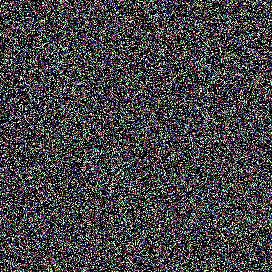
#> input picture Python/noise.jpg, 272 x 272 px
$ python midterm_skeleton_2019_bcn.py
#> lines starting #> are read from the running program, lines starting #| are printed output that depends on the picture; after the words box and inside, x2 and y2 are one past the last pixel; in counts of white or black regions, pixels touching at a corner belong together
########################################################################
#                         TYPE YOUR NAME HERE
########################################################################

import cv2
import numpy as np

def convolve(dest, src, i, j ,kernel):
    krows, kcols = kernel.shape
    srctmp = src[i:i + krows, j:j + kcols]
    dest[i, j] = (srctmp * kernel[:,:,np.newaxis]).sum(axis=(0,1))

def exercise1():
    img = np.float64(cv2.imread("noise.jpg", cv2.IMREAD_COLOR))
    rows, cols, comp = img.shape
#> rows = 272; cols = 272; comp = 3

    # TODO: Write your code here
    kernel_horizontally = np.array([[1., 10., 45., 120., 210., 252., 210., 120., 45., 10., 1.]])
    kernel_vertically = kernel_horizontally.reshape(11,1)

    imgpadding = np.zeros((rows,cols+10,3))
    imgpadding[:,5:-5] = img
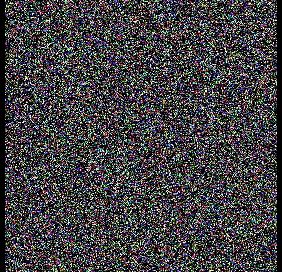
#> imgpadding: shape (272, 282, 3) float64; mean B, G, R 67.8, 65.1, 67

    result = np.zeros(img.shape)

    for i in range(0,rows):
        for j in range(0, cols):
            convolve(result,imgpadding,i,j,kernel_horizontally)
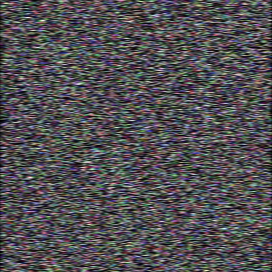
#> result: shape (272, 272, 3) float64; mean B, G, R 71671.8, 68855.6, 70863.3; drawn with min black and max white
    result /= kernel_horizontally.sum()

    resultpadding = np.zeros((rows+10,cols,3))
    resultpadding[5:-5,:] = result
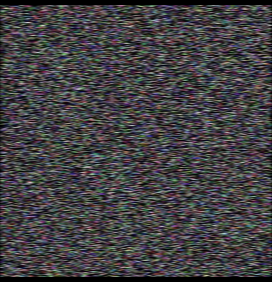
#> resultpadding: shape (282, 272, 3) float64; mean B, G, R 67.5, 64.9, 66.7
    result2 = np.zeros(img.shape)
    for i in range(0,rows):
        for j in range(0, cols):
            convolve(result2,resultpadding,i,j,kernel_vertically)
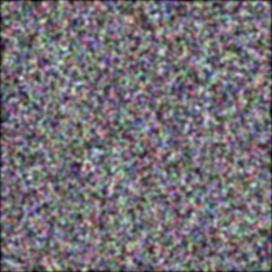
#> result2: shape (272, 272, 3) float64; mean B, G, R 71347.3, 68542.1, 70537.5; drawn with min black and max white
    result2 /= kernel_vertically.sum()
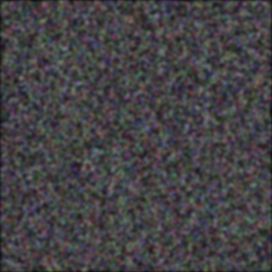
#> result2: shape (272, 272, 3) float64; mean B, G, R 69.7, 66.9, 68.9


    cv2.imshow("Original", np.uint8(img))
    cv2.imshow("Filtered", np.uint8(result))
    cv2.imshow("Filtered2", np.uint8(result2))

def convolveMorphology(dest, src, i, j):
    srctmp = src[i:i+3,j:j+3]

    if srctmp.sum() == 2295:
        dest[i,j] = 255
    else:
        dest[i,j] = 0


def exercise2():
    img = cv2.imread("morphology.png", cv2.IMREAD_GRAYSCALE)
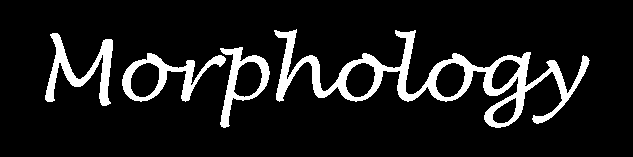
#> input picture Python/morphology.png, 633 x 157 px
#> img: shape (157, 633); 10.8% white; 4 white regions, box (x1, y1, x2, y2) and area: (274, 29, 590, 128) 6346, (45, 33, 113, 106) 1621, (122, 53, 226, 102) 1536, (220, 47, 270, 128) 1224
    rows, cols = img.shape

    imgpadding = np.zeros((rows+2,cols+2))
    imgpadding[1:-1,1:-1] = img
#> imgpadding: shape (159, 635) float64; 10.6% white; 4 white regions, box (x1, y1, x2, y2) and area: (275, 30, 591, 129) 6346, (46, 34, 114, 107) 1621, (123, 54, 227, 103) 1536, (221, 48, 271, 129) 1224

    result = np.zeros(img.shape)

    for i in range(0,rows):
        for j in range(0,cols):
            convolveMorphology(result,imgpadding,i,j)
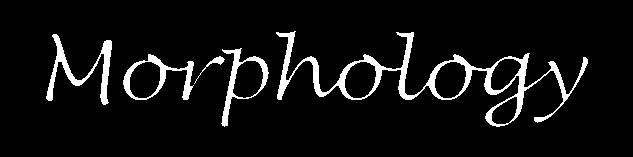
#> result: shape (157, 633) float64; 6.8% white; 5 white regions, box (x1, y1, x2, y2) and area: (276, 31, 588, 127) 3939, (46, 34, 112, 105) 1093, (123, 54, 194, 100) 831, (221, 48, 269, 127) 781, (194, 56, 225, 84) 108


    # TODO: Write your code here


    cv2.imshow("Input", img)
    cv2.imshow("Result", np.uint8(result))
    cv2.waitKey(0)


if __name__ == '__main__':

    # Uncomment to execute exercise 1
    exercise1()

    # Uncomment to execute exercise 2
    exercise2()

    pass
